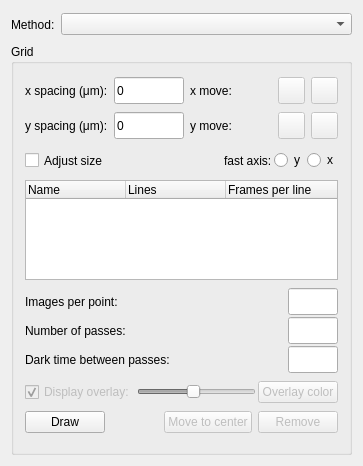
<?xml version="1.0" encoding="UTF-8"?>
<ui version="4.0">
 <class>AdvancedMethodsWidgetLayout</class>
 <widget class="QWidget" name="AdvancedMethodsWidgetLayout">
  <property name="geometry">
   <rect>
    <x>0</x>
    <y>0</y>
    <width>363</width>
    <height>466</height>
   </rect>
  </property>
  <property name="sizePolicy">
   <sizepolicy hsizetype="Minimum" vsizetype="Minimum">
    <horstretch>0</horstretch>
    <verstretch>0</verstretch>
   </sizepolicy>
  </property>
  <property name="maximumSize">
   <size>
    <width>32767</width>
    <height>32767</height>
   </size>
  </property>
  <property name="windowTitle">
   <string>Advanced methods</string>
  </property>
  <layout class="QGridLayout" name="gridLayout_3">
   <item row="0" column="0">
    <layout class="QVBoxLayout" name="verticalLayout_2">
     <item>
      <layout class="QHBoxLayout" name="horizontalLayout_10">
       <item>
        <widget class="QLabel" name="method_type_label">
         <property name="minimumSize">
          <size>
           <width>0</width>
           <height>27</height>
          </size>
         </property>
         <property name="text">
          <string>Method:</string>
         </property>
         <property name="wordWrap">
          <bool>false</bool>
         </property>
        </widget>
       </item>
       <item>
        <widget class="QComboBox" name="method_combo">
         <property name="sizePolicy">
          <sizepolicy hsizetype="Expanding" vsizetype="Fixed">
           <horstretch>0</horstretch>
           <verstretch>0</verstretch>
          </sizepolicy>
         </property>
         <property name="minimumSize">
          <size>
           <width>75</width>
           <height>0</height>
          </size>
         </property>
         <property name="maximumSize">
          <size>
           <width>32767</width>
           <height>16777215</height>
          </size>
         </property>
        </widget>
       </item>
      </layout>
     </item>
     <item>
      <widget class="QGroupBox" name="grid_gbox">
       <property name="title">
        <string>Grid</string>
       </property>
       <layout class="QGridLayout" name="gridLayout">
        <item row="0" column="0">
         <layout class="QHBoxLayout" name="horizontalLayout">
          <item>
           <widget class="QLabel" name="hor_spacing_label">
            <property name="minimumSize">
             <size>
              <width>0</width>
              <height>27</height>
             </size>
            </property>
            <property name="maximumSize">
             <size>
              <width>180</width>
              <height>27</height>
             </size>
            </property>
            <property name="text">
             <string>x spacing (μm):</string>
            </property>
           </widget>
          </item>
          <item>
           <widget class="QLineEdit" name="hor_spacing_ledit">
            <property name="minimumSize">
             <size>
              <width>0</width>
              <height>27</height>
             </size>
            </property>
            <property name="maximumSize">
             <size>
              <width>70</width>
              <height>27</height>
             </size>
            </property>
            <property name="text">
             <string>0</string>
            </property>
           </widget>
          </item>
          <item>
           <widget class="QLabel" name="move_hor_label">
            <property name="minimumSize">
             <size>
              <width>0</width>
              <height>27</height>
             </size>
            </property>
            <property name="maximumSize">
             <size>
              <width>180</width>
              <height>27</height>
             </size>
            </property>
            <property name="text">
             <string>x move:</string>
            </property>
           </widget>
          </item>
          <item>
           <widget class="QPushButton" name="move_left_button">
            <property name="enabled">
             <bool>false</bool>
            </property>
            <property name="maximumSize">
             <size>
              <width>27</width>
              <height>27</height>
             </size>
            </property>
            <property name="text">
             <string/>
            </property>
            <property name="icon">
             <iconset>
              <normaloff>../../icons/Left2.png</normaloff>../../icons/Left2.png</iconset>
            </property>
           </widget>
          </item>
          <item>
           <widget class="QPushButton" name="move_right_button">
            <property name="enabled">
             <bool>false</bool>
            </property>
            <property name="maximumSize">
             <size>
              <width>27</width>
              <height>27</height>
             </size>
            </property>
            <property name="text">
             <string/>
            </property>
            <property name="icon">
             <iconset>
              <normaloff>../../icons/Right2.png</normaloff>../../icons/Right2.png</iconset>
            </property>
           </widget>
          </item>
         </layout>
        </item>
        <item row="1" column="0">
         <layout class="QHBoxLayout" name="horizontalLayout_9">
          <item>
           <widget class="QLabel" name="ver_spacing_label_2">
            <property name="minimumSize">
             <size>
              <width>0</width>
              <height>26</height>
             </size>
            </property>
            <property name="maximumSize">
             <size>
              <width>180</width>
              <height>27</height>
             </size>
            </property>
            <property name="text">
             <string>y spacing (μm):</string>
            </property>
           </widget>
          </item>
          <item>
           <widget class="QLineEdit" name="ver_spacing_ledit">
            <property name="minimumSize">
             <size>
              <width>0</width>
              <height>27</height>
             </size>
            </property>
            <property name="maximumSize">
             <size>
              <width>70</width>
              <height>27</height>
             </size>
            </property>
            <property name="text">
             <string>0</string>
            </property>
           </widget>
          </item>
          <item>
           <widget class="QLabel" name="move_ver_label">
            <property name="minimumSize">
             <size>
              <width>0</width>
              <height>27</height>
             </size>
            </property>
            <property name="maximumSize">
             <size>
              <width>180</width>
              <height>27</height>
             </size>
            </property>
            <property name="text">
             <string>y move:</string>
            </property>
           </widget>
          </item>
          <item>
           <widget class="QPushButton" name="move_up_button">
            <property name="enabled">
             <bool>false</bool>
            </property>
            <property name="maximumSize">
             <size>
              <width>27</width>
              <height>27</height>
             </size>
            </property>
            <property name="text">
             <string/>
            </property>
            <property name="icon">
             <iconset>
              <normaloff>../../icons/Up2.png</normaloff>../../icons/Up2.png</iconset>
            </property>
           </widget>
          </item>
          <item>
           <widget class="QPushButton" name="move_down_button">
            <property name="enabled">
             <bool>false</bool>
            </property>
            <property name="maximumSize">
             <size>
              <width>27</width>
              <height>27</height>
             </size>
            </property>
            <property name="text">
             <string/>
            </property>
            <property name="icon">
             <iconset>
              <normaloff>../../icons/Down2.png</normaloff>../../icons/Down2.png</iconset>
            </property>
           </widget>
          </item>
         </layout>
        </item>
        <item row="2" column="0">
         <layout class="QVBoxLayout" name="verticalLayout">
          <item>
           <layout class="QHBoxLayout" name="horizontalLayout_7">
            <property name="spacing">
             <number>2</number>
            </property>
            <item>
             <widget class="QCheckBox" name="adjust_size_cbox">
              <property name="minimumSize">
               <size>
                <width>0</width>
                <height>27</height>
               </size>
              </property>
              <property name="maximumSize">
               <size>
                <width>16777215</width>
                <height>27</height>
               </size>
              </property>
              <property name="text">
               <string>Adjust size</string>
              </property>
              <property name="checked">
               <bool>false</bool>
              </property>
             </widget>
            </item>
            <item>
             <spacer name="horizontalSpacer_4">
              <property name="orientation">
               <enum>Qt::Horizontal</enum>
              </property>
              <property name="sizeHint" stdset="0">
               <size>
                <width>5</width>
                <height>20</height>
               </size>
              </property>
             </spacer>
            </item>
            <item>
             <layout class="QHBoxLayout" name="horizontalLayout_6">
              <property name="spacing">
               <number>2</number>
              </property>
              <item>
               <widget class="QLabel" name="fast_axis_label">
                <property name="text">
                 <string>fast axis:</string>
                </property>
               </widget>
              </item>
              <item>
               <widget class="QRadioButton" name="vertical_radio_button">
                <property name="text">
                 <string>y</string>
                </property>
               </widget>
              </item>
              <item>
               <widget class="QRadioButton" name="horizontal_radio_button">
                <property name="text">
                 <string>x</string>
                </property>
               </widget>
              </item>
             </layout>
            </item>
           </layout>
          </item>
          <item>
           <widget class="QTreeWidget" name="grid_treewidget">
            <property name="sizePolicy">
             <sizepolicy hsizetype="Preferred" vsizetype="Preferred">
              <horstretch>0</horstretch>
              <verstretch>0</verstretch>
             </sizepolicy>
            </property>
            <property name="maximumSize">
             <size>
              <width>16777215</width>
              <height>100</height>
             </size>
            </property>
            <property name="font">
             <font>
              <pointsize>9</pointsize>
              <weight>50</weight>
              <italic>false</italic>
              <bold>false</bold>
             </font>
            </property>
            <property name="rootIsDecorated">
             <bool>false</bool>
            </property>
            <column>
             <property name="text">
              <string>Name</string>
             </property>
            </column>
            <column>
             <property name="text">
              <string>Lines</string>
             </property>
            </column>
            <column>
             <property name="text">
              <string>Frames per line</string>
             </property>
            </column>
           </widget>
          </item>
         </layout>
        </item>
        <item row="3" column="0">
         <layout class="QGridLayout" name="gridLayout_2">
          <property name="spacing">
           <number>2</number>
          </property>
          <item row="2" column="0">
           <layout class="QHBoxLayout" name="horizontalLayout_5">
            <property name="spacing">
             <number>2</number>
            </property>
            <item>
             <widget class="QLabel" name="dark_time_between_passes_label">
              <property name="text">
               <string>Dark time between passes:</string>
              </property>
             </widget>
            </item>
            <item>
             <widget class="QLineEdit" name="dark_time_between_passes_ledit">
              <property name="minimumSize">
               <size>
                <width>25</width>
                <height>27</height>
               </size>
              </property>
              <property name="maximumSize">
               <size>
                <width>50</width>
                <height>27</height>
               </size>
              </property>
              <property name="toolTip">
               <string>dark time between passes</string>
              </property>
             </widget>
            </item>
           </layout>
          </item>
          <item row="0" column="0">
           <layout class="QHBoxLayout" name="horizontalLayout_3">
            <property name="spacing">
             <number>2</number>
            </property>
            <item>
             <widget class="QLabel" name="nimages_per_point_label">
              <property name="text">
               <string>Images per point:</string>
              </property>
             </widget>
            </item>
            <item>
             <widget class="QLineEdit" name="nimages_per_point_ledit">
              <property name="minimumSize">
               <size>
                <width>25</width>
                <height>27</height>
               </size>
              </property>
              <property name="maximumSize">
               <size>
                <width>50</width>
                <height>27</height>
               </size>
              </property>
              <property name="toolTip">
               <string>Number of images per grid point</string>
              </property>
             </widget>
            </item>
           </layout>
          </item>
          <item row="1" column="0">
           <layout class="QHBoxLayout" name="horizontalLayout_4">
            <property name="spacing">
             <number>2</number>
            </property>
            <item>
             <widget class="QLabel" name="npasses_label">
              <property name="text">
               <string>Number of passes:</string>
              </property>
             </widget>
            </item>
            <item>
             <widget class="QLineEdit" name="npasses_ledit">
              <property name="minimumSize">
               <size>
                <width>25</width>
                <height>27</height>
               </size>
              </property>
              <property name="maximumSize">
               <size>
                <width>50</width>
                <height>27</height>
               </size>
              </property>
              <property name="toolTip">
               <string>Number of passes</string>
              </property>
             </widget>
            </item>
           </layout>
          </item>
         </layout>
        </item>
        <item row="4" column="0">
         <layout class="QHBoxLayout" name="horizontalLayout_2">
          <property name="spacing">
           <number>2</number>
          </property>
          <property name="leftMargin">
           <number>0</number>
          </property>
          <property name="topMargin">
           <number>0</number>
          </property>
          <item>
           <widget class="QCheckBox" name="overlay_cbox">
            <property name="enabled">
             <bool>false</bool>
            </property>
            <property name="sizePolicy">
             <sizepolicy hsizetype="Preferred" vsizetype="Preferred">
              <horstretch>0</horstretch>
              <verstretch>0</verstretch>
             </sizepolicy>
            </property>
            <property name="maximumSize">
             <size>
              <width>130</width>
              <height>16777215</height>
             </size>
            </property>
            <property name="text">
             <string>Display overlay:</string>
            </property>
            <property name="checked">
             <bool>true</bool>
            </property>
           </widget>
          </item>
          <item>
           <widget class="QSlider" name="overlay_slider">
            <property name="enabled">
             <bool>false</bool>
            </property>
            <property name="maximum">
             <number>255</number>
            </property>
            <property name="value">
             <number>120</number>
            </property>
            <property name="orientation">
             <enum>Qt::Horizontal</enum>
            </property>
           </widget>
          </item>
          <item>
           <widget class="QPushButton" name="overlay_color_button">
            <property name="enabled">
             <bool>false</bool>
            </property>
            <property name="text">
             <string>Overlay color</string>
            </property>
           </widget>
          </item>
         </layout>
        </item>
        <item row="5" column="0">
         <layout class="QHBoxLayout" name="buttons_hlayout">
          <property name="leftMargin">
           <number>0</number>
          </property>
          <property name="topMargin">
           <number>0</number>
          </property>
          <item>
           <widget class="QPushButton" name="draw_grid_button">
            <property name="text">
             <string>Draw</string>
            </property>
            <property name="icon">
             <iconset>
              <normaloff>../../icons/Grid.png</normaloff>../../icons/Grid.png</iconset>
            </property>
           </widget>
          </item>
          <item>
           <spacer name="horizontalSpacer_2">
            <property name="orientation">
             <enum>Qt::Horizontal</enum>
            </property>
            <property name="sizeHint" stdset="0">
             <size>
              <width>40</width>
              <height>20</height>
             </size>
            </property>
           </spacer>
          </item>
          <item>
           <widget class="QPushButton" name="move_to_grid_button">
            <property name="enabled">
             <bool>false</bool>
            </property>
            <property name="sizePolicy">
             <sizepolicy hsizetype="Fixed" vsizetype="Fixed">
              <horstretch>0</horstretch>
              <verstretch>0</verstretch>
             </sizepolicy>
            </property>
            <property name="minimumSize">
             <size>
              <width>0</width>
              <height>0</height>
             </size>
            </property>
            <property name="maximumSize">
             <size>
              <width>16777215</width>
              <height>16777215</height>
             </size>
            </property>
            <property name="text">
             <string>Move to center</string>
            </property>
           </widget>
          </item>
          <item>
           <widget class="QPushButton" name="remove_grid_button">
            <property name="enabled">
             <bool>false</bool>
            </property>
            <property name="text">
             <string>Remove</string>
            </property>
           </widget>
          </item>
         </layout>
        </item>
       </layout>
      </widget>
     </item>
    </layout>
   </item>
  </layout>
 </widget>
 <layoutdefault spacing="6" margin="11"/>
 <pixmapfunction>qPixmapFromMimeSource</pixmapfunction>
 <resources/>
 <connections>
  <connection>
   <sender>overlay_cbox</sender>
   <signal>toggled(bool)</signal>
   <receiver>overlay_slider</receiver>
   <slot>setEnabled(bool)</slot>
   <hints>
    <hint type="sourcelabel">
     <x>42</x>
     <y>295</y>
    </hint>
    <hint type="destinationlabel">
     <x>184</x>
     <y>299</y>
    </hint>
   </hints>
  </connection>
  <connection>
   <sender>vertical_radio_button</sender>
   <signal>toggled(bool)</signal>
   <receiver>horizontal_radio_button</receiver>
   <slot>raise()</slot>
   <hints>
    <hint type="sourcelabel">
     <x>304</x>
     <y>141</y>
    </hint>
    <hint type="destinationlabel">
     <x>401</x>
     <y>141</y>
    </hint>
   </hints>
  </connection>
 </connections>
</ui>
